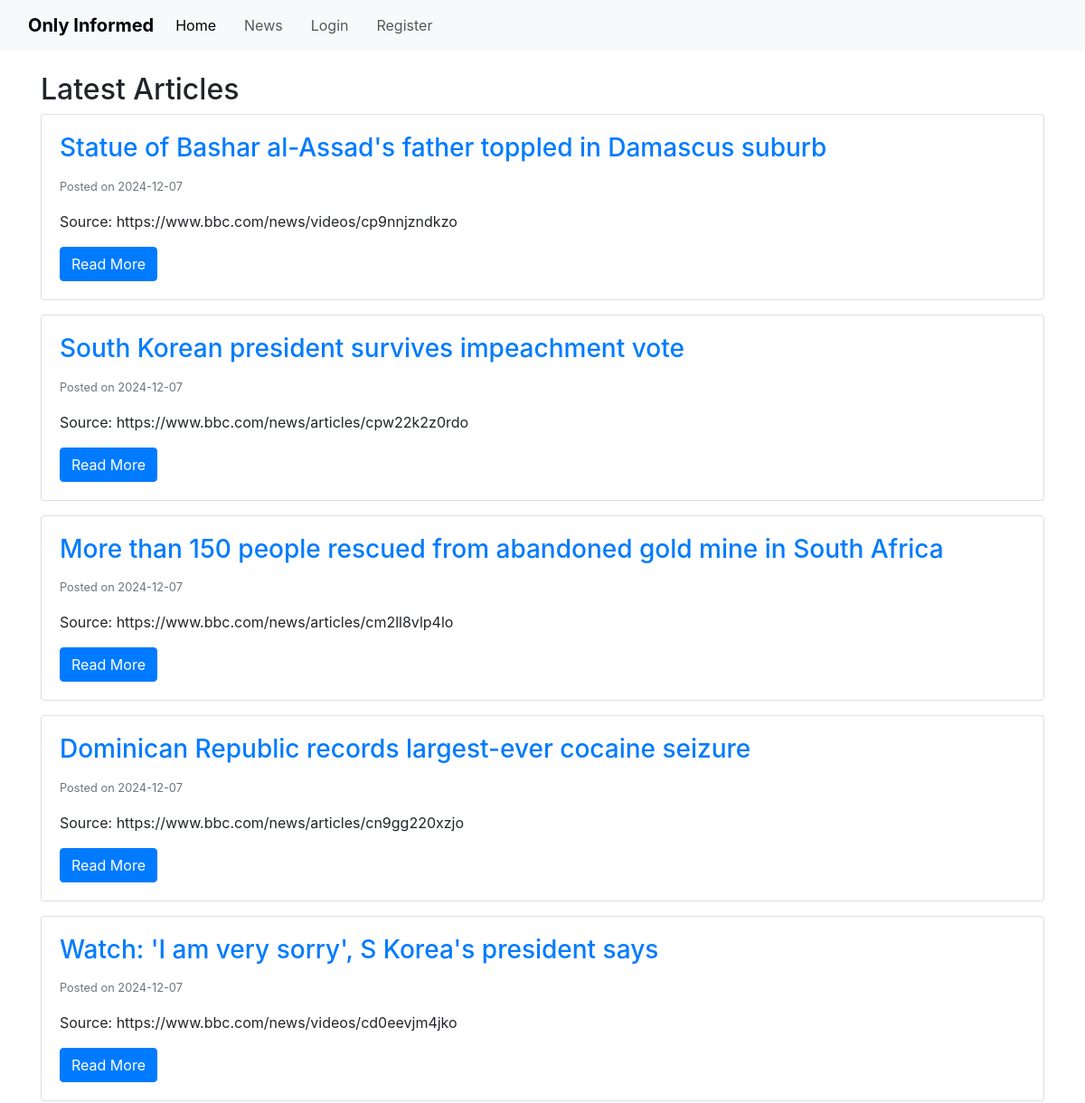
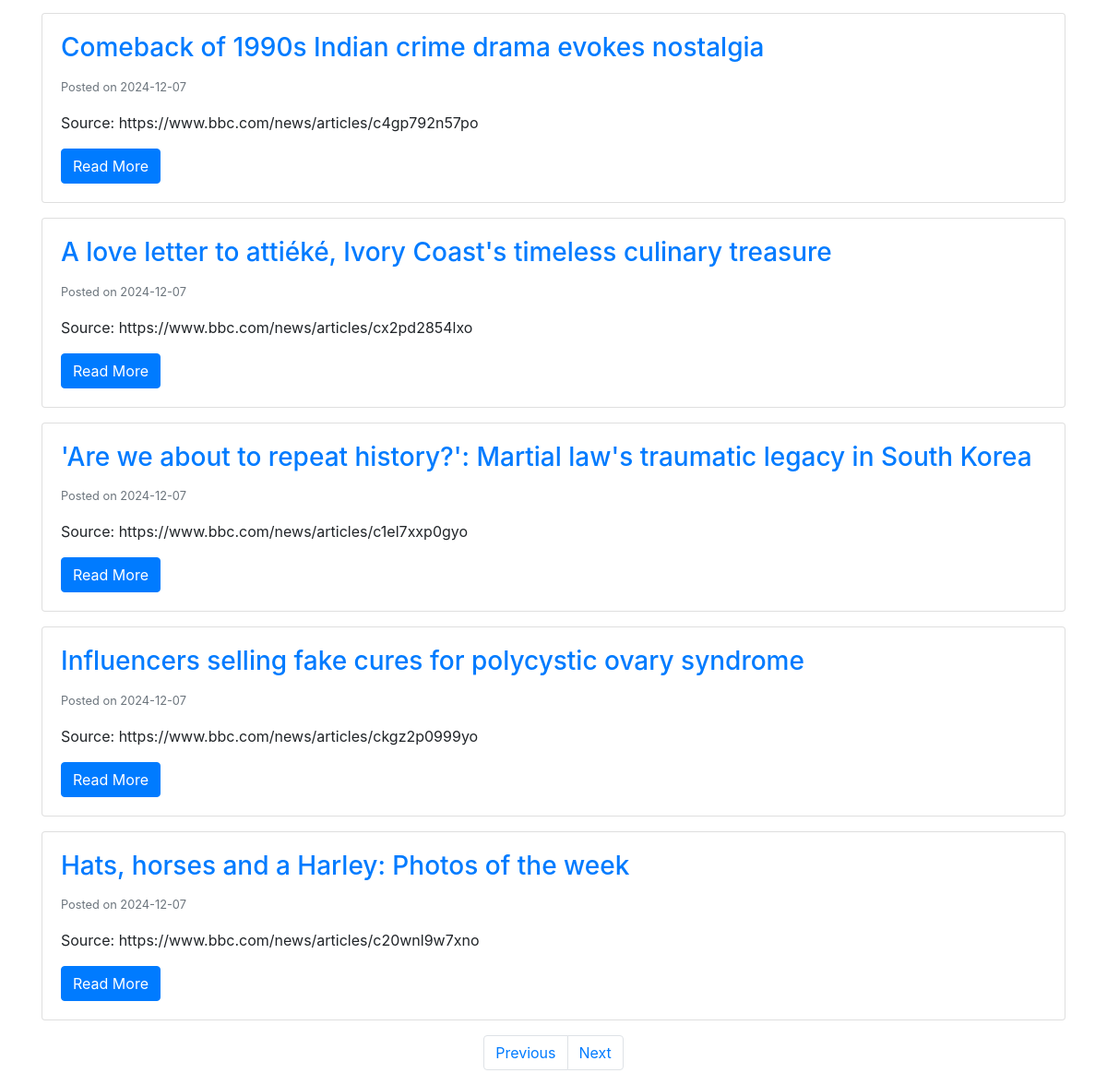
The page /articles?page=4 on the database its author committed (2 pictures, top to bottom).
### app/models.py (models this page shows, shortened)
class Article(db.Model):
    __tablename__ = 'article'
    id = db.Column(db.Integer, primary_key=True)
    title = db.Column(db.String(250), nullable=False, unique=True)
    content = db.Column(db.Text, nullable=False)
    source = db.Column(db.String(200), nullable=False)
    date_posted = db.Column(db.DateTime, nullable=False, default=datetime.now(timezone.utc))
    quiz = db.relationship('Quiz', uselist=False, backref='article')  # uselist=False indicates a 1-to-1 relationship with quiz
    comments = db.relationship('Comment', backref='article', lazy=True)

### app/routes.py (the view)
@app.route('/articles')
def articles():
    page = request.args.get('page', 1, type=int)
    articles = Article.query.order_by(Article.date_posted.desc()).paginate(page=page, per_page=10)
    return render_template('articles.html', articles=articles)

### app/__init__.py (called while the page is built)
@app.context_processor
def utility_processor():
    return dict(user_has_passed_quiz=user_has_passed_quiz)

### app/templates/articles.html (shortened to what this page needs)
{% extends "base.html" %}
{% block content %}
<h2>Latest Articles</h2>
{% for article in articles.items %}
    <div class="card mb-3">
        <div class="card-body">
            <h3 class="card-title">
                <a href="{{ url_for('article', article_id=article.id) }}">{{ article.title }}</a>
            </h3>
            <p class="card-text"><small class="text-muted">Posted on {{ article.date_posted.strftime('%Y-%m-%d') }}</small></p>
            <p class="card-text">Source: {{ article.source }}</p>
            <a href="{{ url_for('article', article_id=article.id) }}" class="btn btn-primary">Read More</a>
        </div>
    </div>
{% else %}
    <p>No articles available.</p>
{% endfor %}
<nav aria-label="Page navigation">
    <ul class="pagination justify-content-center">
        {% if articles.has_prev %}
            <li class="page-item">
                <a class="page-link" href="{{ url_for('articles', page=articles.prev_num) }}">Previous</a>
            </li>
        {% else %}
            <li class="page-item disabled">
                <a class="page-link" href="#">Previous</a>
            </li>
        {% endif %}
        {% if articles.has_next %}
            <li class="page-item">
                <a class="page-link" href="{{ url_for('articles', page=articles.next_num) }}">Next</a>
            </li>
        {% else %}
            <li class="page-item disabled">
                <a class="page-link" href="#">Next</a>
            </li>
        {% endif %}
    </ul>
</nav>
{% endblock %}

### app/static/css/style.css (style rules this page uses)
body { font-family: Arial, sans-serif; margin-top: 70px; }

### rows shown on the page
Article: title "Statue of Bashar al-Assad's father toppled in Damascus suburb", date_posted "2024-12-07", source "https://www.bbc.com/news/videos/cp9nnjzndkzo"
Article: title "South Korean president survives impeachment vote", date_posted "2024-12-07", source "https://www.bbc.com/news/articles/cpw22k2z0rdo"
Article: title "More than 150 people rescued from abandoned gold mine in South Africa", date_posted "2024-12-07", source "https://www.bbc.com/news/articles/cm2ll8vlp4lo"
Article: title "Dominican Republic records largest-ever cocaine seizure", date_posted "2024-12-07", source "https://www.bbc.com/news/articles/cn9gg220xzjo"
Article: title "Watch: 'I am very sorry', S Korea's president says", date_posted "2024-12-07", source "https://www.bbc.com/news/videos/cd0eevjm4jko"
Article: title "Comeback of 1990s Indian crime drama evokes nostalgia", date_posted "2024-12-07", source "https://www.bbc.com/news/articles/c4gp792n57po"
Article: title "A love letter to attiéké, Ivory Coast's timeless culinary treasure", date_posted "2024-12-07", source "https://www.bbc.com/news/articles/cx2pd2854lxo"
Article: title "'Are we about to repeat history?': Martial law's traumatic legacy in South Korea", date_posted "2024-12-07", source "https://www.bbc.com/news/articles/c1el7xxp0gyo"
Article: title "Influencers selling fake cures for polycystic ovary syndrome", date_posted "2024-12-07", source "https://www.bbc.com/news/articles/ckgz2p0999yo"
Article: title "Hats, horses and a Harley: Photos of the week", date_posted "2024-12-07", source "https://www.bbc.com/news/articles/c20wnl9w7xno"
